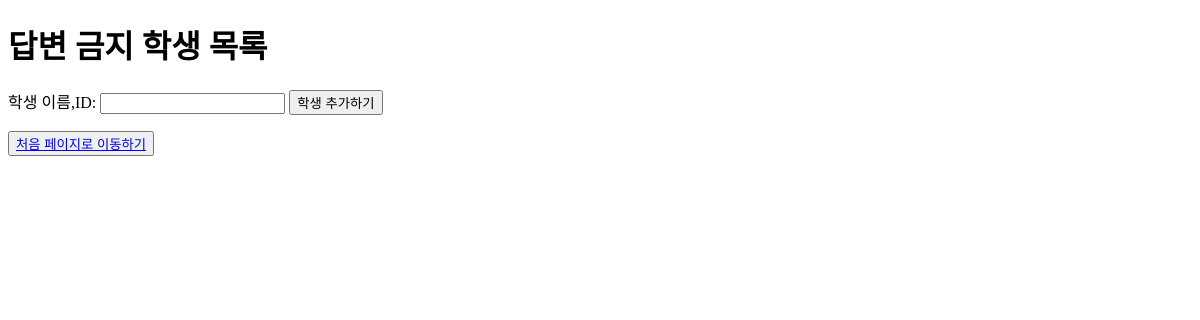
Page /qa_automate/blacklist/ on the earlier database version.
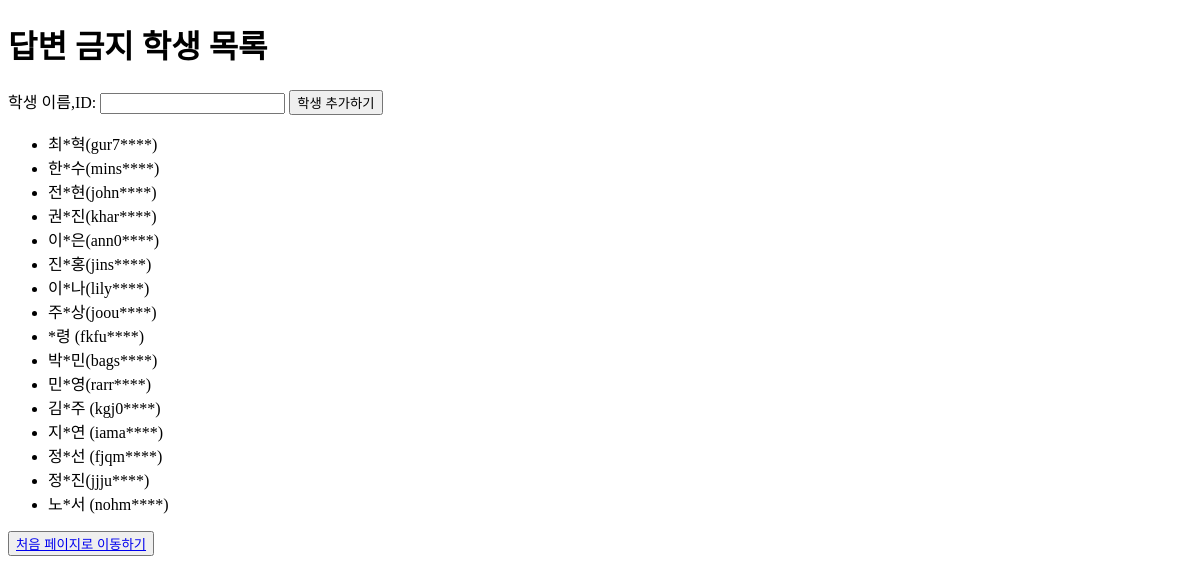
Same page on the later database version.
### qa_automate/models_v1.py (models this page shows)
class BlackList(models.Model): #답변 금지 학생 목록
    student = models.CharField(max_length=50, primary_key=True)

### qa_automate/views.py (the view)
# urls.py: path('blacklist/', views.blacklist),
def blacklist(request):
    elements = BlackList.objects.all()
    if request.method == 'POST':
        student_name_and_id = request.POST.get('student_name_and_id').strip()
        element = BlackList(student=student_name_and_id)
        element.save()
        return HttpResponseRedirect('/qa_automate/blacklist/')
    return render(request, 'qa_automate/blacklist.html', {'elements': elements})

### templates/qa_automate/blacklist.html (shortened to what this page needs)
<!DOCTYPE html>
<html>
  <head>
  </head>
  <body>
    <h1>답변 금지 학생 목록</h1>
    <form method="post">
      <label for="student_name">학생 이름,ID:</label>
      <input type="text" id="student_name_and_id" name="student_name_and_id" required>
      <button type="submit">학생 추가하기</button>
    </form>
    <ul>
      {% for element in elements %}
        <li>{{ element.student }}</li>
      {% endfor %}
    </ul>
    <button><a href='{% url 'qa_automate:init' %}'>처음 페이지로 이동하기</a></button>
  </body>
</html>

Differences in the rows shown:
added BlackList: student "최*혁(gur7****)"
added BlackList: student "한*수(mins****)"
added BlackList: student "전*현(john****)"
added BlackList: student "권*진(khar****)"
added BlackList: student "이*은(ann0****)"
added BlackList: student "진*홍(jins****)"
added BlackList: student "이*나(lily****)"
added BlackList: student "주*상(joou****)"
added BlackList: student "*령 (fkfu****)"
added BlackList: student "박*민(bags****)"
added BlackList: student "민*영(rarr****)"
added BlackList: student "김*주 (kgj0****)"
added BlackList: student "지*연 (iama****)"
added BlackList: student "정*선 (fjqm****)"
added BlackList: student "정*진(jjju****)"
added BlackList: student "노*서 (nohm****)"
